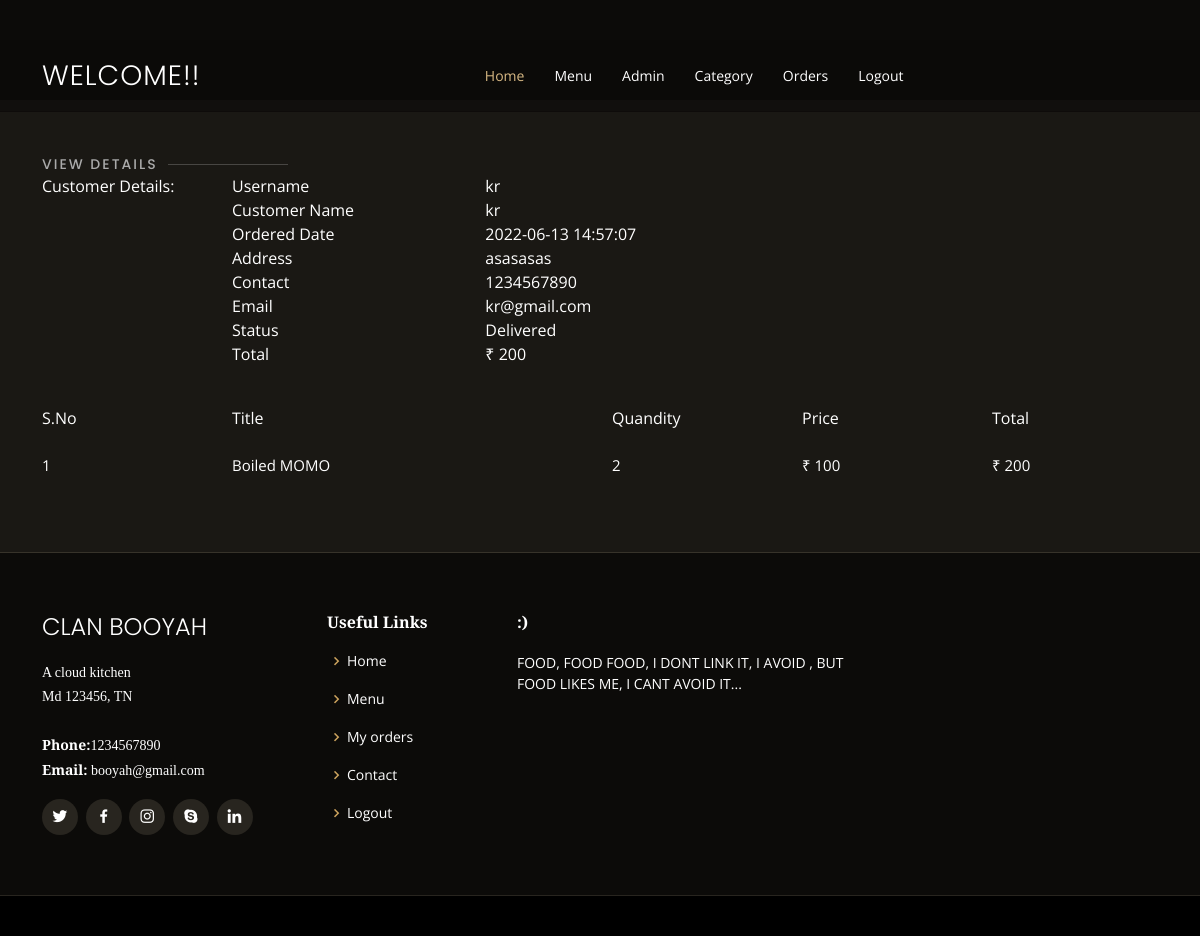
Screenshot of /vieworders.php?id=1 (signed in) with the database file from the repository.
### tables this page shows
CREATE TABLE `myorders` (
  `id` int(10) NOT NULL,
  `total` float DEFAULT NULL,
  `order_date` timestamp NOT NULL DEFAULT current_timestamp() ON UPDATE current_timestamp(),
  `status` int(11) DEFAULT NULL,
  `customer_id` int(11) DEFAULT NULL,
  `customer_name` varchar(255) NOT NULL,
  `customer_contact` varchar(20) NOT NULL,
  `customer_email` varchar(150) NOT NULL,
  `customer_address` varchar(255) NOT NULL,
  `cancel_reason` varchar(255) DEFAULT NULL
);

CREATE TABLE `food` (
  `id` int(10) UNSIGNED NOT NULL,
  `title` varchar(100) NOT NULL,
  `description` text NOT NULL,
  `price` decimal(10,0) NOT NULL,
  `image_name` varchar(255) NOT NULL,
  `category_id` int(10) UNSIGNED NOT NULL,
  `featured` varchar(10) NOT NULL,
  `active` varchar(10) NOT NULL,
  `created_by` int(11) DEFAULT NULL,
  `updated_by` int(11) DEFAULT NULL
);

CREATE TABLE `orders` (
  `id` int(20) NOT NULL,
  `order_id` int(11) DEFAULT NULL,
  `food_id` varchar(40) DEFAULT NULL,
  `quandity` varchar(40) DEFAULT NULL,
  `priceperqty` varchar(50) DEFAULT NULL
);

### vieworders.php (the view)
<?php
include('header.php');
if(isset($_GET['id'])){
    $id=$_GET['id'];
    $sql="SELECT myorders.total as total, myorders.order_date as date, myorders.status as status, myorders.customer_name as customer_name, myorders.customer_contact as contact, myorders.customer_email as email, myorders.customer_address as address, orders.quandity as quandity, food.title as title, orders.priceperqty as price, admin.name as username FROM `myorders` inner join orders on orders.order_id=myorders.id INNER JOIN food on food.id =orders.food_id INNER JOIN admin on admin.id = myorders.customer_id WHERE myorders.id = '$id'";
    $res=mysqli_query($conn,$sql);
    $sql2="SELECT myorders.total as total, myorders.order_date as date, myorders.status as status, myorders.customer_name as customer_name, myorders.customer_contact as contact, myorders.customer_email as email, myorders.customer_address as address, orders.quandity as quandity, food.title as title, orders.priceperqty as price, admin.name as username FROM `myorders` inner join orders on orders.order_id=myorders.id INNER JOIN food on food.id =orders.food_id INNER JOIN admin on admin.id = myorders.customer_id WHERE myorders.id = '$id'";
    $res2=mysqli_query($conn,$sql2);
            $row= mysqli_fetch_assoc($res);
            $status = '';
              if($row['status']==0){
                $status="Ordered";
              }elseif($row['status']==1){
                $status="On Delivery";
              }elseif($row['status']==2){
                $status="Delivered";
              }elseif($row['status']==3){
                $status="Cancelled";
              }
}else{
    header('location:manage-orders.php');
}
?>
<section id="menu" class="menu section-bg mtop">
      <div class="container" data-aos="fade-up">
    <div class="section-title">
          <h2>View Details</h2>
          <div class="row">
              <div class="col-lg-2">
                  Customer Details:
              </div>
              <div class="col-lg-8">
                  <div class="row">
                      <div class="col-lg-4">
                          Username
                      </div>
                      <div class="col-lg-8">
                      <?php
                      echo $row['username'];
                      ?>
                      </div>
                      <div class="col-lg-4">
                      Customer Name
                      </div>
                      <div class="col-lg-8">
                      <?php
                      echo $row['customer_name'];
                      ?>
                      </div>
                      <div class="col-lg-4">
                          Ordered Date
                      </div>
                      <div class="col-lg-8">
                      <?php
                      echo $row['date'];
                      ?>
                      </div>
                      <div class="col-lg-4">
                          Address
                      </div>
                      <div class="col-lg-8">
                      <?php
                      echo $row['address'];
                      ?>
                      </div>
                      <div class="col-lg-4">
                          Contact
                      </div>
                      <div class="col-lg-8">
                      <?php
                      echo $row['contact'];
                      ?>
                      </div>
                      <div class="col-lg-4">
                      Email
                      </div>
                      <div class="col-lg-8">
                      <?php
                      echo $row['email'];
                      ?>
                      </div>
                      <div class="col-lg-4">
                      Status
                      </div>
                      <div class="col-lg-8">
                      <?php
                      echo $status;
                      ?>
                      </div>
                      <div class="col-lg-4">
                      Total
                      </div>
                      <div class="col-lg-8">
                      ₹
                      <?php
                      echo $row['total'];
                      ?>
                      </div>
                  </div>
              </div>
          </div>
        </div>
        <div data-aos="fade-up" data-aos-delay="200">
            <div class="row mb-4" >
            <div class="col-lg-2">S.No</div>
            <div class="col-lg-4">Title</div>
            <div class="col-lg-2">Quandity</div>
            <div class="col-lg-2">Price</div>
            <div class="col-lg-2">Total</div>
            </div>
            <?php
    $sn=1;
          while($row1=mysqli_fetch_assoc($res2))
          {
              ?>
              <div class="row admintablefont">
                <div class="col-lg-2"><?php echo $sn++ ;?></div>
                <div class="col-lg-4"><?php echo $row1['title']; ?></div>
                <div class="col-lg-2"><?php echo $row1['quandity']; ?></div>
                <div class="col-lg-2">₹ <?php echo $row1['price']; ?></div>
                <div class="col-lg-2">₹ <?php echo $row1['quandity']*$row1['price']; ?></div>
              </div>
              <?php
          }
?>
        </div>
      </div>
    </section>
<?php
include('footer.php');
?>

### assets/css/style.css (style rules this page uses)
body { font-family: "Open Sans", sans-serif; background: #0c0b09; color: #fff; }
h1, h2, h3, h4, h5, h6 { font-family: "Playfair Display", serif; }
section { padding: 60px 0; overflow: hidden; }
.section-bg { background-color: #1a1814; }
.section-title { padding-bottom: 40px; }
.section-title h2 { font-size: 14px; font-weight: 500; padding: 0; line-height: 1px; margin: 0 0 5px 0; letter-spacing: 2px; text-transform: uppercase; color: #aaaaaa; font-family: "Poppins", sans-serif; }
.section-title h2::after { content: ""; width: 120px; height: 1px; display: inline-block; background: rgba(255, 255, 255, 0.2); margin: 4px 10px; }
.mtop { margin-top:100px; }
.admintablefont { font-size: 15px; margin-bottom: 15px; }

### rows the page displays
myorders: admin.name "kr", customer_name "kr", order_date "2022-06-13 14:57:07", customer_address "asasasas", customer_contact "1234567890", customer_email "kr@gmail.com", status "Delivered", total "200", food.title "Boiled MOMO", orders.quandity "2", orders.priceperqty "100", orders.quandity+priceperqty "200"
